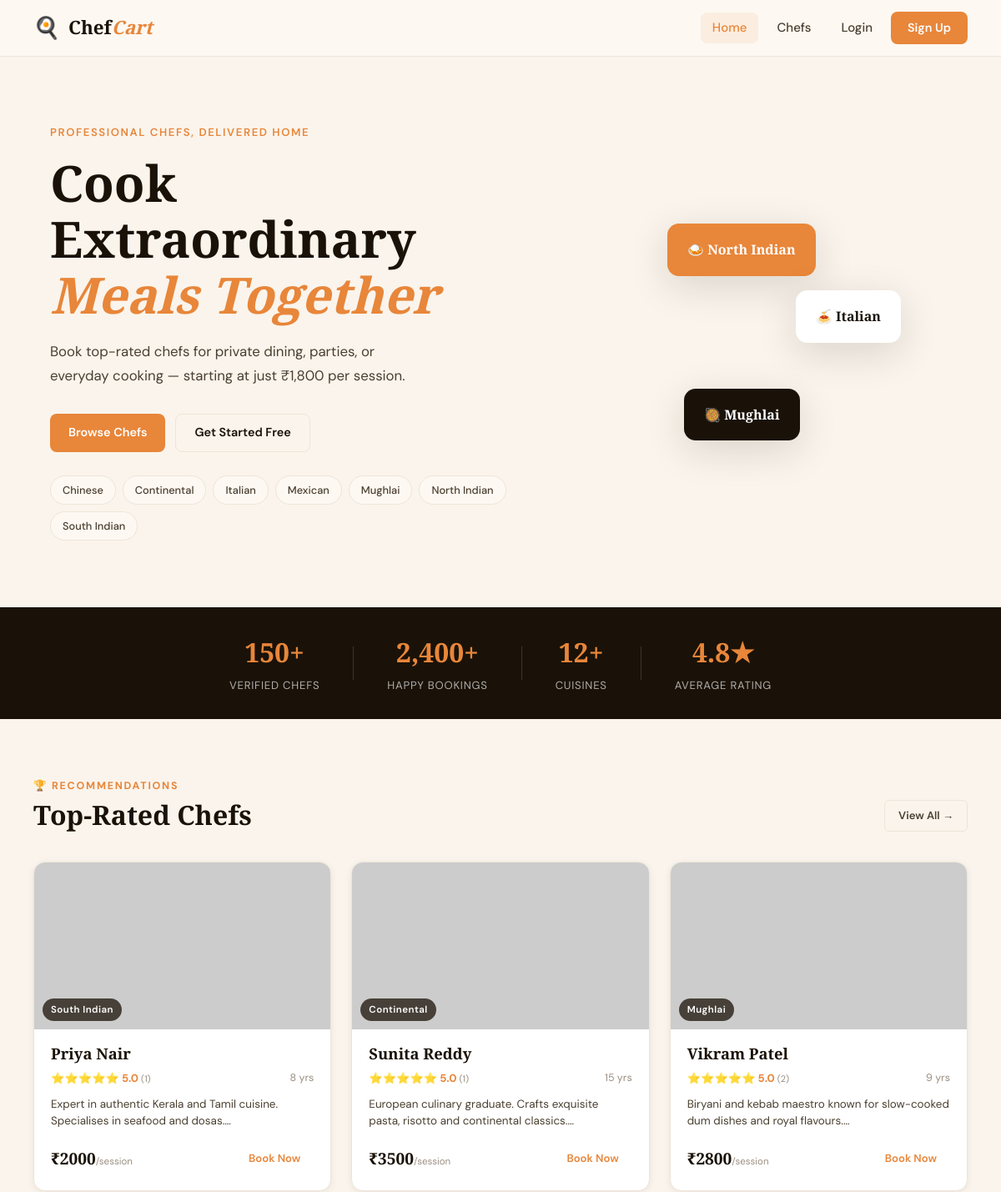
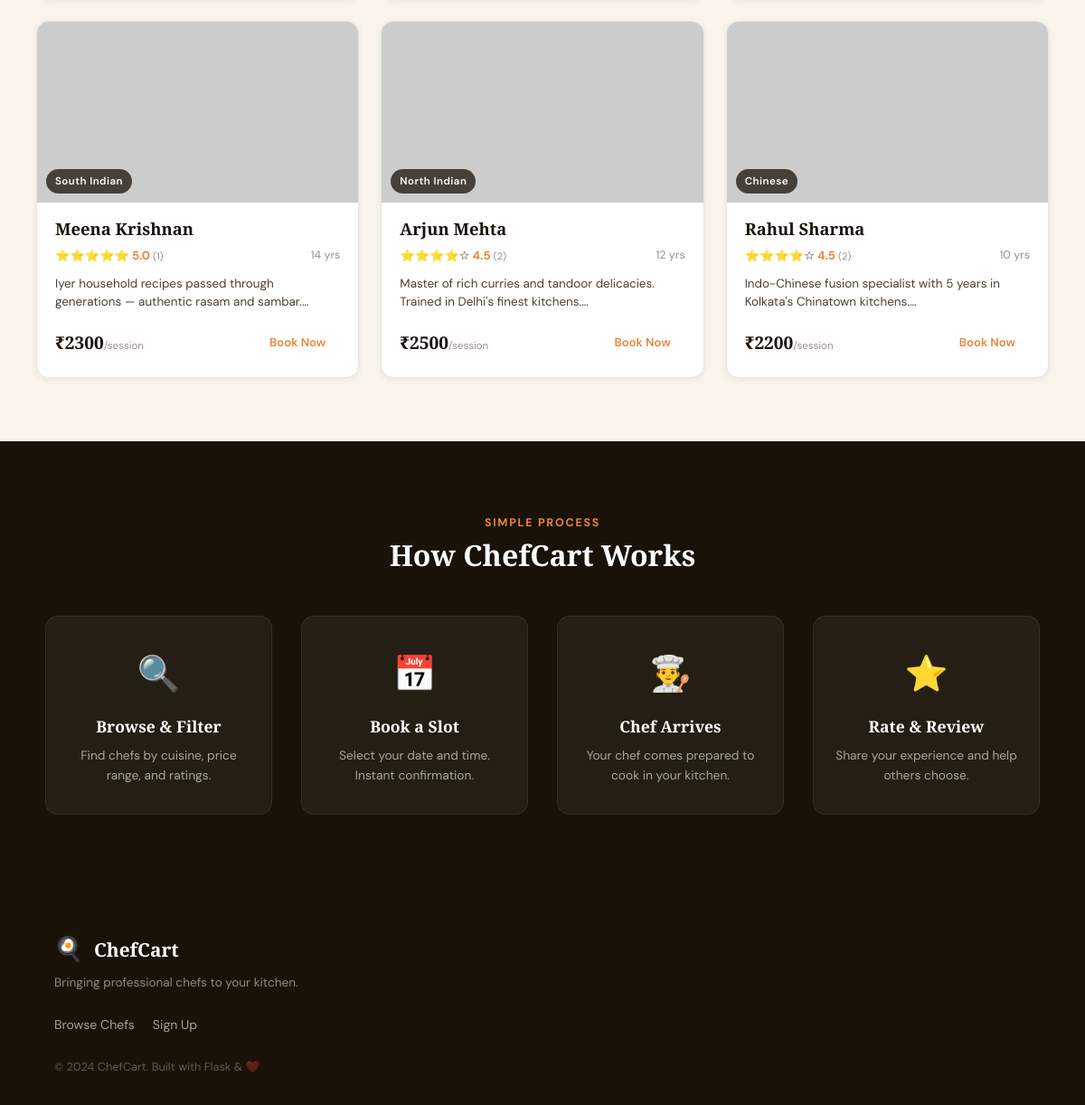
The page / on the database its author committed (2 pictures, top to bottom).
### tables this page shows
CREATE TABLE chef (
            id         INTEGER PRIMARY KEY AUTOINCREMENT,
            name       TEXT    NOT NULL,
            cuisine    TEXT    NOT NULL,
            experience INTEGER NOT NULL,
            price      REAL    NOT NULL,
            bio        TEXT    DEFAULT '',
            photo_url  TEXT    DEFAULT ''
        , email TEXT DEFAULT '', phone TEXT DEFAULT '', restaurant TEXT DEFAULT '');

### app.py (the view)
@app.route("/")
def index():
    all_chefs = [enrich_chef(c) for c in query("SELECT * FROM chef")]
    top_chefs = sorted(all_chefs, key=lambda c: c["avg_rating"], reverse=True)[:6]
    cuisines  = sorted(set(c["cuisine"] for c in all_chefs))
    return render_template("index.html", top_chefs=top_chefs, cuisines=cuisines)

### app.py (called while the page is built)
def get_db():
    conn = sqlite3.connect(DB_PATH)
    conn.row_factory = sqlite3.Row
    conn.execute("PRAGMA foreign_keys = ON")
    return conn

def query(sql, params=(), one=False):
    conn = get_db()
    cur  = conn.execute(sql, params)
    rows = cur.fetchall()
    conn.close()
    return (rows[0] if rows else None) if one else rows

def enrich_chef(chef):
    c = dict(chef)
    reviews = query("SELECT rating FROM review WHERE chef_id=?", (c["id"],))
    c["review_count"] = len(reviews)
    c["avg_rating"]   = round(sum(r["rating"] for r in reviews) / len(reviews), 1) if reviews else 0.0
    return c

### templates/index.html (shortened to what this page needs)
{% extends "base.html" %}
{% block content %}
<section class="hero">
  <div class="hero-content">
    <p class="hero-eyebrow">Professional Chefs, Delivered Home</p>
    <h1 class="hero-title">Cook Extraordinary<br><em>Meals Together</em></h1>
    <p class="hero-sub">Book top-rated chefs for private dining, parties, or everyday cooking — starting at just ₹1,800 per session.</p>
    <div class="hero-actions">
      <a href="{{ url_for('chefs') }}" class="btn btn-primary">Browse Chefs</a>
      {% if not session.user_id %}
      <a href="{{ url_for('signup') }}" class="btn btn-ghost">Get Started Free</a>
      {% endif %}
    </div>
    <div class="hero-tags">
      {% for c in cuisines %}
        <a href="{{ url_for('chefs', cuisine=c) }}" class="tag">{{ c }}</a>
      {% endfor %}
    </div>
  </div>
  <div class="hero-visual">
    <div class="hero-card-stack">
      <div class="hcard hcard-1">🍛 North Indian</div>
      <div class="hcard hcard-2">🍝 Italian</div>
      <div class="hcard hcard-3">🥘 Mughlai</div>
    </div>
  </div>
</section>
<section class="stats-bar">
  <div class="stat"><strong>150+</strong><span>Verified Chefs</span></div>
  <div class="stat"><strong>2,400+</strong><span>Happy Bookings</span></div>
  <div class="stat"><strong>12+</strong><span>Cuisines</span></div>
  <div class="stat"><strong>4.8★</strong><span>Average Rating</span></div>
</section>
<section class="section">
  <div class="section-header">
    <div>
      <p class="section-label">🏆 Recommendations</p>
      <h2 class="section-title">Top-Rated Chefs</h2>
    </div>
    <a href="{{ url_for('chefs') }}" class="btn-outline-sm">View All →</a>
  </div>
  <div class="chef-grid">
    {% for chef in top_chefs %}
    <div class="chef-card" style="--delay: {{ loop.index0 * 0.08 }}s">
      <div class="chef-photo-wrap">
        <img src="{{ chef.photo_url }}" alt="{{ chef.name }}" class="chef-photo">
        <span class="cuisine-badge">{{ chef.cuisine }}</span>
      </div>
      <div class="chef-info">
        <h3 class="chef-name">{{ chef.name }}</h3>
        <div class="chef-meta">
          <span class="stars">
            {% for i in range(1,6) %}{% if i <= chef.avg_rating|int %}⭐{% else %}☆{% endif %}{% endfor %}
            <strong>{{ chef.avg_rating }}</strong><small>({{ chef.review_count }})</small>
          </span>
          <span class="exp">{{ chef.experience }} yrs</span>
        </div>
        <p class="chef-bio">{{ chef.bio[:90] }}…</p>
        <div class="chef-footer">
          <span class="price">₹{{ chef.price|int }}<small>/session</small></span>
          <a href="{{ url_for('chef_detail', chef_id=chef.id) }}" class="btn btn-sm">Book Now</a>
        </div>
      </div>
    </div>
    {% endfor %}
  </div>
</section>
<section class="how-section">
  <div class="section-header centered">
    <p class="section-label">Simple Process</p>
    <h2 class="section-title" style="color:#fff">How ChefCart Works</h2>
  </div>
  <div class="steps-grid">
    <div class="step"><div class="step-icon">🔍</div><h3>Browse &amp; Filter</h3><p>Find chefs by cuisine, price range, and ratings.</p></div>
    <div class="step"><div class="step-icon">📅</div><h3>Book a Slot</h3><p>Select your date and time. Instant confirmation.</p></div>
    <div class="step"><div class="step-icon">👨‍🍳</div><h3>Chef Arrives</h3><p>Your chef comes prepared to cook in your kitchen.</p></div>
    <div class="step"><div class="step-icon">⭐</div><h3>Rate &amp; Review</h3><p>Share your experience and help others choose.</p></div>
  </div>
</section>
{% endblock %}

### templates/base.html (shortened to what this page needs)
<!DOCTYPE html>
<html lang="en">
<head>
  <link rel="stylesheet" href="{{ url_for('static', filename='css/style.css') }}">
</head>
<body>
<nav class="navbar">
  <a href="{{ url_for('index') }}" class="nav-brand">
    <span class="brand-icon">🍳</span>
    <span class="brand-name">Chef<em>Cart</em></span>
  </a>
  <div class="nav-links">
    <a href="{{ url_for('index') }}" class="nav-link {% if request.endpoint == 'index' %}active{% endif %}">Home</a>
    <a href="{{ url_for('chefs') }}" class="nav-link {% if request.endpoint in ['chefs','chef_detail'] %}active{% endif %}">Chefs</a>
    {% if session.user_id %}
      <a href="{{ url_for('dashboard') }}" class="nav-link {% if request.endpoint == 'dashboard' %}active{% endif %}">Dashboard</a>
      <a href="{{ url_for('logout') }}" class="nav-btn btn-outline">Logout</a>
    {% else %}
      <a href="{{ url_for('login') }}"  class="nav-link">Login</a>
      <a href="{{ url_for('signup') }}" class="nav-btn">Sign Up</a>
    {% endif %}
  </div>
</nav>
<main>{% block content %}{% endblock %}</main>
<footer class="footer">
  <div class="footer-inner">
    <div class="footer-brand">
      <span>🍳</span>
      <strong>ChefCart</strong>
      <p>Bringing professional chefs to your kitchen.</p>
    </div>
    <div class="footer-links">
      <a href="{{ url_for('chefs') }}">Browse Chefs</a>
      <a href="{{ url_for('signup') }}">Sign Up</a>
    </div>
    <p class="footer-copy">© 2024 ChefCart. Built with Flask &amp; ❤️</p>
  </div>
</footer>
</body>
</html>

### rows shown on the page
chef: cuisine "Chinese", name "Rahul Sharma", avg_rating "4.5", review_count "2", experience "10", bio "Indo-Chinese fusion specialist with 5 years in Kolkata's Chinatown kitchens.", price "2200"
chef: cuisine "Continental", name "Sunita Reddy", avg_rating "5.0", review_count "1", experience "15", bio "European culinary graduate. Crafts exquisite pasta, risotto and continental classics.", price "3500"
chef: cuisine "Italian"
chef: cuisine "Mexican"
chef: cuisine "Mughlai", name "Vikram Patel", avg_rating "5.0", review_count "2", experience "9", bio "Biryani and kebab maestro known for slow-cooked dum dishes and royal flavours.", price "2800"
chef: cuisine "North Indian", name "Arjun Mehta", avg_rating "4.5", review_count "2", experience "12", bio "Master of rich curries and tandoor delicacies. Trained in Delhi's finest kitchens.", price "2500"
chef: cuisine "South Indian", name "Priya Nair", avg_rating "5.0", review_count "1", experience "8", bio "Expert in authentic Kerala and Tamil cuisine. Specialises in seafood and dosas.", price "2000"
chef: cuisine "South Indian", name "Meena Krishnan", avg_rating "5.0", review_count "1", experience "14", bio "Iyer household recipes passed through generations — authentic rasam and sambar.", price "2300"
